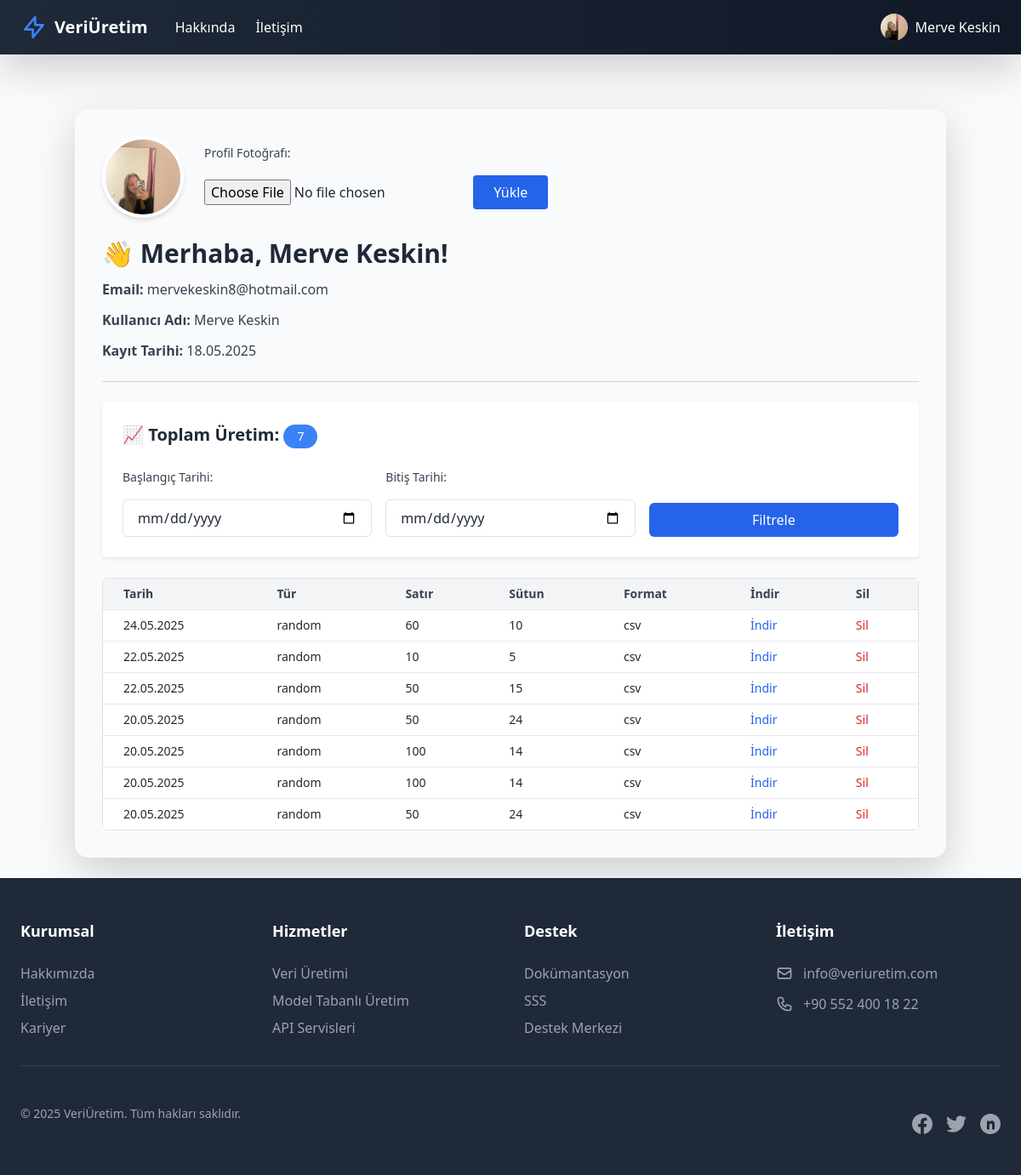
The page /profile (signed in) on the database its author committed.
### app.py (models this page shows, shortened)
class User(db.Model, UserMixin):  # UserMixin ekledik
    __table_args__={'extend_existing': True}  # Mevcut tabloyu genişlet
    __tablename__ = 'user'
    id = db.Column(db.Integer, primary_key=True)
    name = db.Column(db.String(100))
    username = db.Column(db.String(80), nullable=False)
    email = db.Column(db.String(150), unique=True, nullable=False)
    password_hash = db.Column(db.String(256), nullable=False)
    is_admin = db.Column(db.Boolean, default=False)
    created_at = db.Column(db.DateTime, default=datetime.utcnow)
    profile_picture = db.Column(db.String(120), nullable=True)
    session_token = db.Column(db.String(100),
                              unique=True,
                              nullable=True,
                              name='uq_user_session_token'
                              )

class Production(db.Model):
    id = db.Column(db.Integer, primary_key=True)
    user_id = db.Column(db.Integer, db.ForeignKey('user.id'))
    date = db.Column(db.Date)
    type = db.Column(db.String(50))
    row = db.Column(db.Integer)
    column = db.Column(db.Integer)
    format = db.Column(db.String(10))
    file_path = db.Column(db.String(200))
    user = db.relationship('User', backref=db.backref('productions', lazy=True))

### app.py (the view, shortened to what this page needs)
@app.route('/profile', methods=['GET', 'POST'])
@login_required
def profile():
    if not current_user.is_authenticated:
        flash("Lütfen giriş yapın!", "danger")
        return redirect(url_for('login'))
    productions_query = Production.query.filter_by(user_id=current_user.id)
    filtered = False  # Filtreleme yapılıp yapılmadığını kontrol etmek için
    productions = productions_query.order_by(Production.date.desc()).all()
    total_production = len(productions)
    if filtered and not productions:
        flash("Bu tarihler arasında veri üretimi yapmadınız.", "info")
    return render_template('profile.html',
                         current_user=current_user,
                         productions=productions,
                         total_production=total_production,
                         start_date=request.form.get('start_date', ''),
                         end_date=request.form.get('end_date', ''))

### app.py (called while the page is built)
@app.after_request
def add_security_headers(response):
    response.headers['X-Content-Type-Options'] = 'nosniff'
    response.headers['X-Frame-Options'] = 'DENY'
    response.headers['X-XSS-Protection'] = '1; mode=block'
    return response

@login_manager.user_loader
def load_user(user_id):
    return User.query.get(int(user_id))  # Kullanıcıyı ID ile getir(veri tabanından al)

@app.context_processor
def utility_processor():
    return {
        'now': datetime.now(),
        'datetime': datetime,
        'current_year': datetime.now().year
    }

### templates/profile.html (shortened to what this page needs)
{% extends "base.html" %}
{% block content %}
<div class="max-w-5xl mx-auto mt-10 p-8 bg-gray-50 shadow-lg rounded-2xl hover:shadow-xl transition-shadow duration-300 overflow-y-auto max-h-screen">
    <div class="flex items-center space-x-6 mb-6">
        <div class="w-24 h-24 rounded-full bg-gray-300 overflow-hidden border-4 border-white shadow-md">
            {% if current_user.profile_picture %}
            <img src="{{ url_for('static', filename=current_user.profile_picture) }}" alt="Profil Resmi">
            {% else %}
                <span class="flex items-center justify-center h-full w-full text-white font-bold text-xl bg-blue-500">
                    {{ current_user.username[0] | upper }}
                </span>
            {% endif %}
        </div>
        <form method="POST" enctype="multipart/form-data" name="profile_photo_form">
            <label for="profile_picture" class="block text-sm font-medium text-gray-700">Profil Fotoğrafı:</label>
            <input type="file" name="profile_picture" id="profile_picture" accept="image/*" class="mt-1"/>
            <button type="submit" class="mt-2 px-4 py-2 bg-blue-600 text-white rounded hover:bg-blue-700">Yükle</button>
        </form>
    </div>
    <div class="space-y-3">
        <h2 class="text-3xl font-bold text-gray-800">👋 Merhaba, {{ current_user.username }}!</h2>
        <p class="text-gray-700"><strong>Email:</strong> {{ current_user.email }}</p>
        <p class="text-gray-700"><strong>Kullanıcı Adı:</strong> {{ current_user.username }}</p>
        <p class="text-gray-700"><strong>Kayıt Tarihi:</strong> {{ current_user.created_at.strftime('%d.%m.%Y') }}</p>
    </div>
    <hr class="my-6 border-gray-300">
    <div class="bg-white p-6 rounded-lg shadow-sm mb-6">
        <div class="flex items-center justify-between mb-4">
            <h4 class="text-xl font-semibold text-gray-800">📈 Toplam Üretim:
                <span class="inline-block bg-blue-500 text-white text-sm font-medium px-3 py-1 rounded-full">
                    {{ total_production }}
                </span>
            </h4>
        </div>
        <form method="POST" class="grid grid-cols-1 md:grid-cols-3 gap-4">
            <div class="space-y-2">
                <label for="start_date" class="block text-sm font-medium text-gray-700">Başlangıç Tarihi:</label>
                <input type="date" name="start_date" id="start_date"
                       class="w-full px-3 py-2 border border-gray-300 rounded-md focus:ring-2 focus:ring-blue-500"
                       value="{{ start_date }}" required>
            </div>
            <div class="space-y-2">
                <label for="end_date" class="block text-sm font-medium text-gray-700">Bitiş Tarihi:</label>
                <input type="date" name="end_date" id="end_date"
                       class="w-full px-3 py-2 border border-gray-300 rounded-md focus:ring-2 focus:ring-blue-500"
                       value="{{ end_date }}" required>
            </div>
            <div class="flex items-end">
                <button type="submit" class="w-full bg-blue-600 hover:bg-blue-700 text-white font-medium py-2 px-4 rounded-md">
                    Filtrele
                </button>
            </div>
        </form>
    </div>
    <div class="overflow-x-auto rounded-md">
        {% if productions %}
            <table class="min-w-full table-auto border border-gray-200 text-sm bg-white rounded-md">
                <thead>
                    <tr class="bg-gray-100 text-left text-gray-700">
                        <th class="px-4 py-2 border-b">Tarih</th>
                        <th class="px-4 py-2 border-b">Tür</th>
                        <th class="px-4 py-2 border-b">Satır</th>
                        <th class="px-4 py-2 border-b">Sütun</th>
                        <th class="px-4 py-2 border-b">Format</th>
                        <th class="px-4 py-2 border-b">İndir</th>
                        <th class="px-4 py-2 border-b">Sil</th>
                    </tr>
                </thead>
                <tbody class="divide-y divide-gray-200">
                    {% for production in productions %}
                        <tr class="hover:bg-gray-50">
                            <td class="px-4 py-2">{{ production.date.strftime('%d.%m.%Y') }}</td>
                            <td class="px-4 py-2">{{ production.type }}</td>
                            <td class="px-4 py-2">{{ production.row }}</td>
                            <td class="px-4 py-2">{{ production.column }}</td>
                            <td class="px-4 py-2">{{ production.format }}</td>
                            <td class="px-4 py-2">
                                <a href="{{ url_for('download', id=production.id) }}"
                                    class="text-blue-600 hover:underline font-medium">İndir</a>
                            </td>
                            <td class="px-4 py-2">
                                <a href="{{ url_for('delete', id=production.id) }}"
                                    class="text-red-600 hover:underline font-medium">Sil</a>
                            </td>
                        </tr>
                    {% endfor %}
                </tbody>
            </table>
            {% else %}
            <div class="text-center py-8 text-gray-500">
                Gösterilecek veri bulunmamaktadır.
            </div>
        {% endif %}
    </div>
</div>
{% endblock %}

### templates/base.html (shortened to what this page needs)
<!DOCTYPE html>
<html lang="tr">
<head>
    <script src="https://cdn.tailwindcss.com"></script>
    <link rel="stylesheet" href="https://cdn.jsdelivr.net/npm/bootstrap@4.6.2/dist/css/bootstrap.min.css">
</head>
<body class="bg-gray-50 text-gray-800 font-sans">
    <nav class="bg-gradient-to-r from-gray-800 to-gray-900 text-white shadow-lg">
        <div class="max-w-7xl mx-auto px-4 sm:px-6 lg:px-8">
            <div class="flex items-center justify-between h-16">
                <div class="flex items-center space-x-8">
                    <a href="{{ url_for('home') }}" class="flex items-center space-x-2">
                        <svg class="w-8 h-8 text-blue-500" fill="none" stroke="currentColor" viewBox="0 0 24 24">
                            <path stroke-linecap="round" stroke-linejoin="round" stroke-width="2" d="M13 10V3L4 14h7v7l9-11h-7z"/>
                        </svg>
                        <span class="text-xl font-bold">VeriÜretim</span>
                    </a>
                    <div class="hidden md:flex items-center space-x-6">
                        <a href="{{ url_for('about') }}"
                           class="hover:text-blue-400 transition-colors duration-200">
                            Hakkında
                        </a>
                        <a href="{{ url_for('contact') }}"
                           class="hover:text-blue-400 transition-colors duration-200">
                            İletişim
                        </a>
                    </div>
                </div>
                <div class="flex items-center space-x-4">
                    {% if current_user.is_authenticated %}
                        <div class="relative group">
                            <button class="flex items-center space-x-2 hover:text-blue-400 transition-colors duration-200">
                                {% if current_user.profile_picture %}
                                    <img src="{{ url_for('static', filename=current_user.profile_picture) }}"
                                         alt="Profile"
                                         class="w-8 h-8 rounded-full border-2 border-white object-cover">
                                {% else %}
                                    <div class="w-8 h-8 rounded-full border-2 border-white bg-blue-500 flex items-center justify-center">
                                        <span class="text-white font-bold">{{ current_user.username[0] | upper }}</span>
                                    </div>
                                {% endif %}
                                <span>{{ current_user.username }}</span>
                            </button>
                        </div>
                    {% endif %}
                </div>
            </div>
        </div>
    </nav>
    <main class="max-w-7xl mx-auto p-4">
        {% block content %}{% endblock %}
    </main>
    <footer class="bg-gray-800 text-white mt-auto">
        <div class="max-w-7xl mx-auto px-4 sm:px-6 lg:px-8 py-12">
            <div class="grid grid-cols-1 md:grid-cols-4 gap-8">
                <div>
                    <h4 class="text-lg font-semibold mb-4">Kurumsal</h4>
                    <ul class="space-y-2">
                        <li>
                            <a href="{{ url_for('about') }}" class="text-gray-400 hover:text-white transition-colors duration-200">
                                Hakkımızda
                            </a>
                        </li>
                        <li>
                            <a href="{{ url_for('contact') }}" class="text-gray-400 hover:text-white transition-colors duration-200">
                                İletişim
                            </a>
                        </li>
                        <li>
                            <a href="#" class="text-gray-400 hover:text-white transition-colors duration-200">
                                Kariyer
                            </a>
                        </li>
                    </ul>
                </div>
                <div>
                    <h4 class="text-lg font-semibold mb-4">Hizmetler</h4>
                    <ul class="space-y-2">
                        <li>
                            <a href="#" class="text-gray-400 hover:text-white transition-colors duration-200">
                                Veri Üretimi
                            </a>
                        </li>
                        <li>
                            <a href="#" class="text-gray-400 hover:text-white transition-colors duration-200">
                                Model Tabanlı Üretim
                            </a>
                        </li>
                        <li>
                            <a href="#" class="text-gray-400 hover:text-white transition-colors duration-200">
                                API Servisleri
                            </a>
                        </li>
                    </ul>
                </div>
                <div>
                    <h4 class="text-lg font-semibold mb-4">Destek</h4>
                    <ul class="space-y-2">
                        <li>
                            <a href="#" class="text-gray-400 hover:text-white transition-colors duration-200">
                                Dokümantasyon
                            </a>
                        </li>
                        <li>
                            <a href="#" class="text-gray-400 hover:text-white transition-colors duration-200">
                                SSS
                            </a>
                        </li>
                        <li>
                            <a href="#" class="text-gray-400 hover:text-white transition-colors duration-200">
                                Destek Merkezi
                            </a>
                        </li>
                    </ul>
                </div>
                <div>
                    <h4 class="text-lg font-semibold mb-4">İletişim</h4>
                    <ul class="space-y-3">
                        <li class="flex items-center space-x-3 text-gray-400">
                            <svg class="w-5 h-5" fill="none" stroke="currentColor" viewBox="0 0 24 24">
                                <path stroke-linecap="round" stroke-linejoin="round" stroke-width="2" d="M3 8l7.89 5.26a2 2 0 002.22 0L21 8M5 19h14a2 2 0 002-2V7a2 2 0 00-2-2H5a2 2 0 00-2 2v10a2 2 0 002 2z"/>
                            </svg>
                            <span>info@veriuretim.com</span>
                        </li>
                        <li class="flex items-center space-x-3 text-gray-400">
                            <span>+90 552 400 18 22</span>
                        </li>
                    </ul>
                </div>
            </div>
            <div class="border-t border-gray-700 mt-8 pt-8">
                <div class="flex flex-col md:flex-row justify-between items-center">
                    <p class="text-gray-400 text-sm">
                        &copy; {{ datetime.now().year }} VeriÜretim. Tüm hakları saklıdır.
                    </p>
                    <div class="flex space-x-4 mt-4 md:mt-0">
                        <a href="#" class="text-gray-400 hover:text-white transition-colors duration-200">
                        </a>
                        <a href="#" class="text-gray-400 hover:text-white transition-colors duration-200">
                        </a>
                        <a href="#" class="text-gray-400 hover:text-white transition-colors duration-200">
                        </a>
                    </div>
                </div>
            </div>
        </div>
    </footer>
</body>
</body>
</html>

### rows shown on the page
User: profile_picture (picture), username "Merve Keskin", email "mervekeskin8@hotmail.com", created_at "18.05.2025"
Production: date "24.05.2025", type "random", row "60", column "10", format "csv"
Production: date "22.05.2025", type "random", row "10", column "5", format "csv"
Production: date "22.05.2025", type "random", row "50", column "15", format "csv"
Production: date "20.05.2025", type "random", row "50", column "24", format "csv"
Production: date "20.05.2025", type "random", row "100", column "14", format "csv"
Production: date "20.05.2025", type "random", row "100", column "14", format "csv"
Production: date "20.05.2025", type "random", row "50", column "24", format "csv"

### other values the page prints
{{ total_production }} "7"
